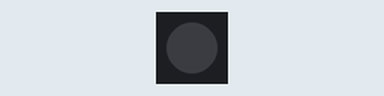
This program was run on a simulated CircuitPython board. Parts: 1 RGB LEDs in strip order, left to right. Dim RGB values are drawn brighter than linear; the clock reads 2024-03-15 10:24:30 at power-on unless the program sets it; files the program writes start out absent; nothing arrives over Bluetooth unless stated.

Above: at 32.1 s.
At 62.26 s:
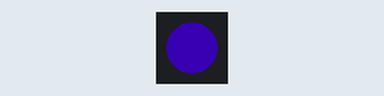
Timing chart, 0 to 80.5 s (numbered marks = the images above):
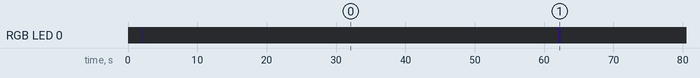

The program:

code.py
```python
# -------------------------------
# ------- BLE Scan Logger -------
# ---- Michael Lacock, 2022 -----
# -------------------------------

#-- Hardware used: "Adafruit Glasses Driver Board (Product 5217)" and
#--        "Adafruit PCF8523 Real Time Clock (Product 5189 or 3295)".

import busio
import adafruit_pcf8523
import time
from adafruit_datetime import datetime, date
import math
from math import ceil, floor
import board
import storage
import microcontroller
from digitalio import DigitalInOut, Direction, Pull
import neopixel
from rainbowio import colorwheel
from adafruit_ble import BLERadio

Node_ID = 1 # Change for each node.

debug = 0 #-- Debug mode dose not log, but instead prints out the data.
manual_scan = 0 #-- When enabled, it only scans/logs when the on-board button is pressed.
                #--                 This mode has priority over other modes when enabled.

interval_mode = 1 #-- Only scans after a specified amount of time.
interval_length = 5 #-- Length in minutes.

boardI2C = busio.I2C(board.SCL, board.SDA)
rtc = adafruit_pcf8523.PCF8523(boardI2C)

radio = BLERadio()

button = DigitalInOut(board.SWITCH)
button.direction = Direction.INPUT
button.pull = Pull.UP

pixel = neopixel.NeoPixel(board.NEOPIXEL, 1, brightness=0.3, auto_write=False)

def rainbow_cycle(wait):
    for j in range(255):
        for i in range(1):
            rc_index = (i * 256 // 1) + j
            pixel[i] = colorwheel(rc_index & 255)
        pixel.show()
        time.sleep(wait)

clear = (0, 0, 0)

if (debug == 0):
    storage.remount("/") #-- NRF52840 can't be plugged into USB for this to work. Disable debug and unplug USB for it to work.

    try:
        with open("/local/log.txt", "a") as log:
            log.write("Node_ID Scans DateTime Address Name TX_power RSSI\n")
            time.sleep(1)
        with open("/local_backup/backup_log.txt", "a") as log:
            log.write("Node_ID Scans DateTime Address Name TX_power RSSI\n")
            time.sleep(1)
    except OSError as e: #-- For NRF52840, it isn't writable when plugged into USB.
        print("Filesystem isn't writable.")

for i in range(2):
    rainbow_cycle(0)

scan_now = 0
scan_ammount = 1

t = rtc.datetime
current_min = t.tm_min
next_min = current_min

while True:
    pixel.fill(clear)
    pixel.show()

    if (manual_scan == 1):
        if not button.value:
            scan_now = 1
            for i in range(2):
                rainbow_cycle(0)
            pixel.fill(clear)
            pixel.show()
        else:
            scan_now = 0
    else:
        if (interval_mode == 1):
            t = rtc.datetime
            current_min = t.tm_min

            if (current_min == next_min):
                scan_now = 1

                next_min = (interval_length * ceil(current_min / interval_length))
                if (current_min >= next_min):
                    next_min = (next_min + interval_length)
                if (next_min > 59):
                    next_min = (next_min - 59)
            else:
                scan_now = 0
                time.sleep(15)

        else:
            scan_now = 1

    if (scan_now == 1):
        try:
            found = set()
            for entry in radio.start_scan(timeout=60, minimum_rssi=-99):
                addr = entry.address
                strength = entry.rssi

                if addr not in found:
                    t = rtc.datetime
                    dt = datetime(t.tm_year, t.tm_mon, t.tm_mday, t.tm_hour, t.tm_min, t.tm_sec)
                    dt = (str(dt)).replace(" ", "T")

                    export_addr = (str(addr)).replace("<Address ", "")
                    export_addr = export_addr.replace(">", "")

                    if ("complete_name=" in str(entry)):
                        export_name = (str(entry)).split("complete_name=")
                        export_name = (export_name[1]).split(" ")
                        export_name = str(export_name[0])
                    else:
                        export_name = "null"

                    if ("tx_power=" in str(entry)):
                        export_txpower = (str(entry)).split("tx_power=")
                        export_txpower = (export_txpower[1]).split(" ")
                        export_txpower = str(export_txpower[0])
                    else:
                        export_txpower = "null"

                    if (debug == 1):
                        print("-----------------------------------")
                        print("[-] Node_ID:  ", Node_ID)
                        print("[-] Total_scans: ", scan_ammount)
                        print("[-] DateTime: ", dt)
                        print("[-] Address:  ", export_addr)
                        print("[-] Name:     ", export_name)
                        print("[-] TX_power: ", export_txpower)
                        print("[-] RSSI:     ", strength)

                    else:
                        try:
                            with open("/local/log.txt", "a") as log:
                                log.write("{} {} {} {} {} {} {}\n".format(
                                    str(Node_ID), str(scan_ammount), str(dt), export_addr, export_name, export_txpower, str(strength)))
                                time.sleep(1)
                            with open("/local_backup/backup_log.txt", "a") as log:
                                log.write("{} {} {} {} {} {} {}\n".format(
                                    str(Node_ID), str(scan_ammount), str(dt), export_addr, export_name, export_txpower, str(strength)))
                                time.sleep(1)
                        except OSError as e: #-- For NRF52840, it isn't writable when plugged into USB.
                            print("Filesystem isn't writable.")

                    #scan_ammount = (scan_ammount + 1)

                found.add(addr)

            scan_ammount = (scan_ammount + 1)

            for i in range(5):
                rainbow_cycle(0)

        except OSError:
            pass
        except RuntimeError:
            pass
```

Measured:
- by itself, RGB LED 0: repeats every 60.3 s: off 60.0 s, RGB(18, 0, 58) 0.23 s
